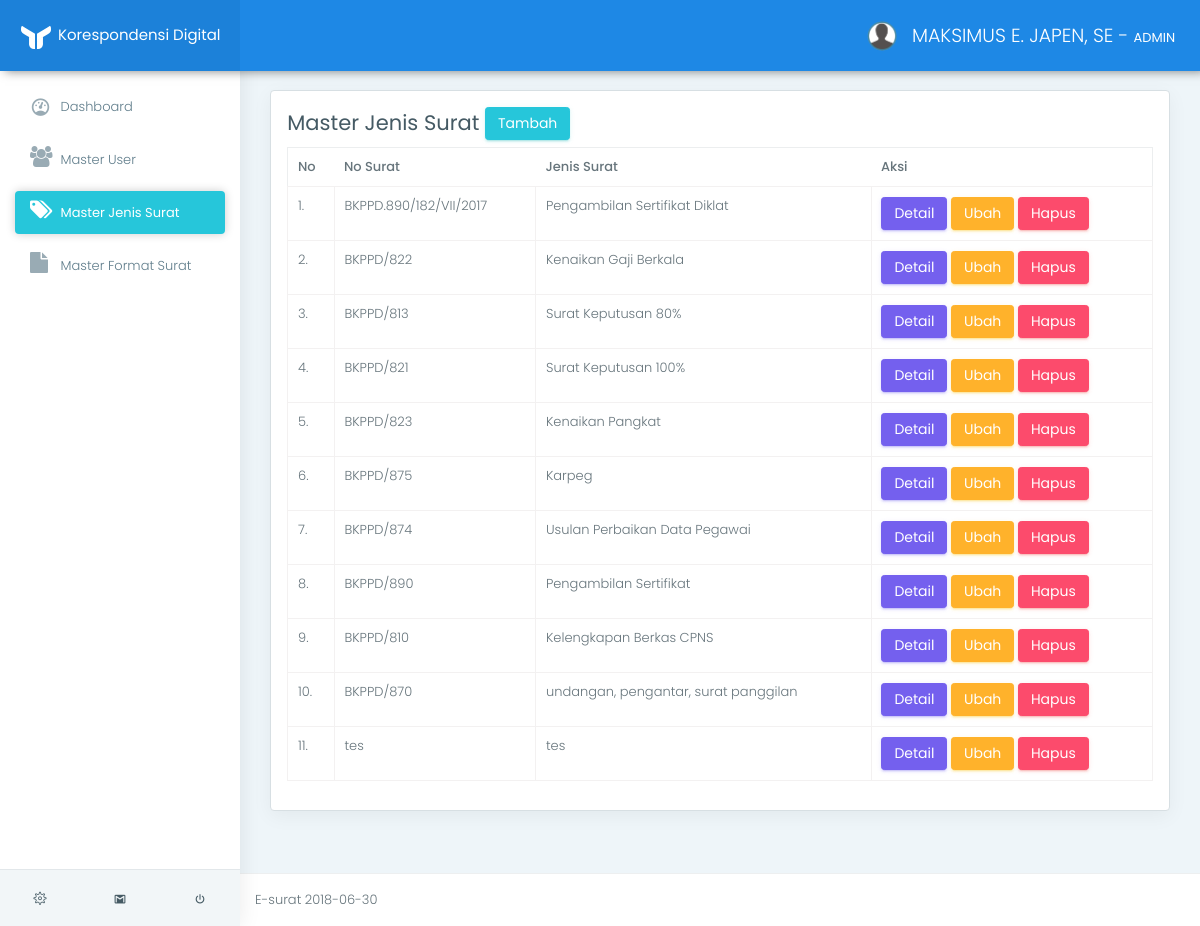
Before: /app/index.php?page=view_jenis_surat (signed in) with the older database file.
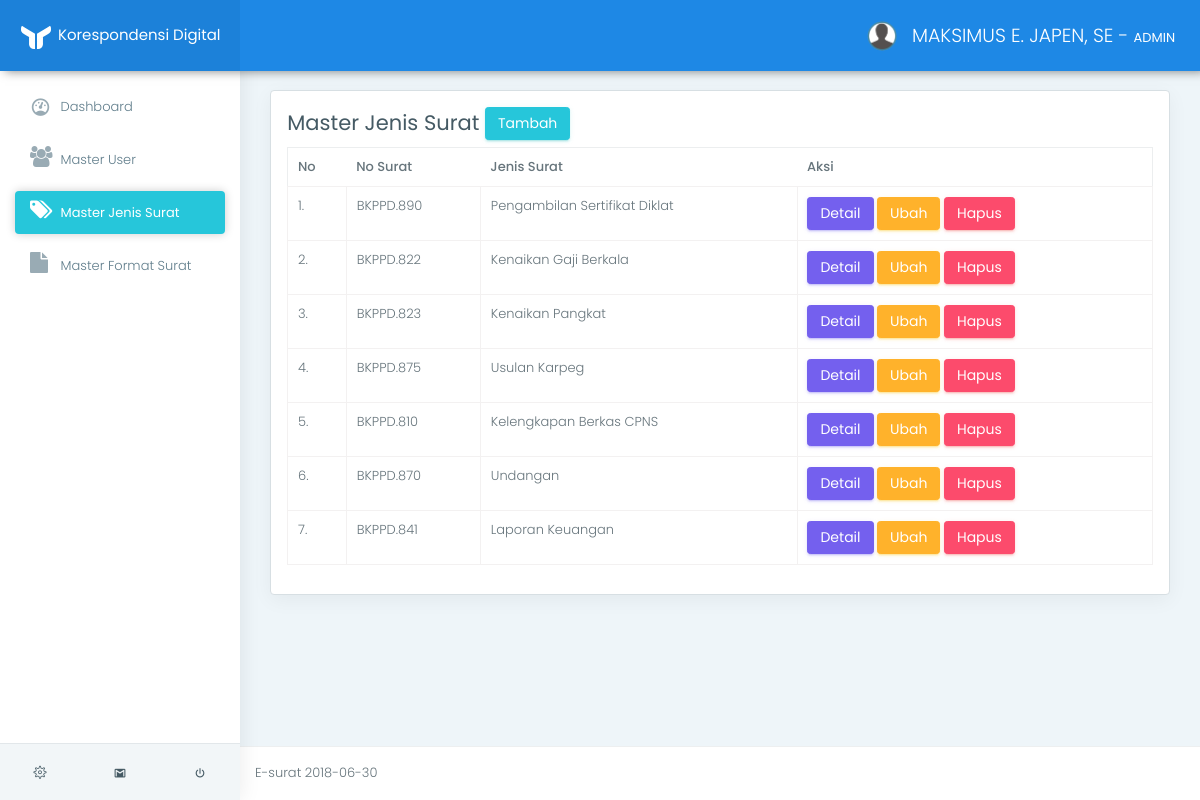
After: the same page with the newer database file.
### tables this page shows
CREATE TABLE `tb_user` (
  `id_user` varchar(11) NOT NULL,
  `nip` varchar(50) NOT NULL,
  `nama` varchar(100) NOT NULL,
  `id_jabatan` int(11) NOT NULL,
  `gambar` varchar(100) NOT NULL
);

CREATE TABLE `tb_jenis_surat` (
  `id_jenis_surat` int(11) NOT NULL,
  `no_surat` varchar(50) NOT NULL,
  `jenis_surat` varchar(50) NOT NULL,
  `isi_surat` text NOT NULL
);

### app/helper/koneksi.php (called while the page is built, shortened)
<?php
class Koneksi {
	private $koneksi;
	function __construct(){
		$this->koneksi = new mysqli("localhost","root","","db_e_surat");
	}
	public function setQuery($sql){
		return $this->koneksi->query($sql);
	}
}
 ?>

### app/helper/auth.php (called while the page is built, shortened)
<?php
include 'crud.php';
class Auth {
	public function isKepalaBadan(){
		return ($_SESSION['sess_user']['sess_status'] == "KEPALA BADAN");
	}
	public function isAdmin(){
		return ($_SESSION['sess_user']['sess_status'] == "ADMIN");
	}
	public function getUser($id_user){
		$sql    = "SELECT * FROM tb_user WHERE id_user = '$id_user'";
		$crud   = new Crud();
		$result = $crud->view($sql);
		return $result[0]['nama'];
	}
}
 ?>

### app/helper/crud.php (called while the page is built, shortened)
<?php
include_once 'koneksi.php';
class Crud {
	function __construct(){
		$this->koneksi = new Koneksi();
	}
	public function view($sql){
		$result = $this->koneksi->setQuery($sql);
		$data = [];
        while ($row = $result->fetch_assoc()) {
            $data[] = $row;
        }
        return $data;
	}
}
 ?>

### app/m_jenis_surat/view.php (the view)
<div class="row">
    <div class="col-lg-12">
        <div class="card">
            <div class="card-block">
                <h3>
                    Master Jenis Surat
                    <a href="index.php?page=add_jenis_surat" class="btn btn-success">Tambah</a>
                </h3>
                <table class="table table-stripped table-bordered" id="data_table">
                    <thead>
                        <tr>
                            <th>No</th>
                            <th>No Surat</th>
                            <th>Jenis Surat</th>
                            <th>Aksi</th>
                        </tr>
                    </thead>
                    <tbody>
                        <?php
                            $crud   = new Crud();
                            $result = $crud->view("SELECT * FROM tb_jenis_surat");
                            $no = 1;
                            foreach ($result as $value):
                        ?>
                        <tr>
                            <td><?= $no++."." ?></td>
                            <td><?= $value['no_surat'] ?></td>
                            <td><?= $value['jenis_surat'] ?></td>
                            <td>
                                <a href="index.php?page=detail&id_jenis_surat=<?= $value['id_jenis_surat'] ?>" class="btn btn-primary">Detail</a>
                                <a href="index.php?page=edit_jenis_surat&id_jenis_surat=<?= $value['id_jenis_surat'] ?>" class="btn btn-warning">Ubah</a>
                                <a href="index.php?page=delete_jenis_surat&id_jenis_surat=<?= $value['id_jenis_surat'] ?>" onClick="return confirm('Data Akan Dihapus !')" class="btn btn-danger">Hapus</a>
                            </td>
                        </tr>
                        <?php endforeach ?>
                    </tbody>
                </table>
            </div>
        </div>
    </div>
</div>

### app/index.php (shortened to what this page needs)
<?php
include "helper/auth.php";
$auth = new Auth();
?>
<!DOCTYPE html>
<html lang="en">
<head>
	<link href="../assets/css/box.css" rel="stylesheet">
	<link href="../assets/plugins/bootstrap/css/bootstrap.min.css" rel="stylesheet">
	<link href="../assets/plugins/c3-master/c3.min.css" rel="stylesheet">
	<link href="../assets/css/style.css" rel="stylesheet">
	<link href="../assets/css/colors/blue.css" id="theme" rel="stylesheet">
	<link rel="stylesheet" href="https://cdn.datatables.net/1.10.16/css/dataTables.bootstrap4.min.css">
	<link rel="stylesheet" href="https://cdn.datatables.net/buttons/1.5.1/css/buttons.dataTables.min.css">
	<link href="https://cdnjs.cloudflare.com/ajax/libs/select2/4.0.6-rc.0/css/select2.min.css" rel="stylesheet" />
</head>
<body class="fix-header fix-sidebar card-no-border">
	<div id="main-wrapper">
		<header class="topbar">
			<nav class="navbar top-navbar navbar-toggleable-sm navbar-light">
				<div class="navbar-header">
					<a class="navbar-brand" href="index.html">
						<b>
							<img src="../assets/images/logo-light-icon.png" alt="homepage" class="light-logo" />
						</b>
						<span>
						 <b style="font-size:15px;color:white">Korespondensi Digital</b>
				</div>
				<div class="navbar-collapse">
					<ul class="navbar-nav mr-auto mt-md-0">
						<li class="nav-item"> <a class="nav-link nav-toggler hidden-md-up text-muted waves-effect waves-dark" href="javascript:void(0)"><i class="mdi mdi-menu"></i></a> </li>
					</ul>
					<ul class="navbar-nav my-lg-0">
						<li class="nav-item dropdown">
							<a class="nav-link dropdown-toggle text-muted waves-effect waves-dark" href="" data-toggle="dropdown" aria-haspopup="true" aria-expanded="false"><img src="../assets/images/user.png" alt="user" class="profile-pic m-r-10" />
								<?= $auth->getUser($_SESSION['sess_user']['sess_id_user'])." - <b>".$_SESSION['sess_user']['sess_status']."</b>" ?>
							</a>
						</li>
					</ul>
				</div>
			</nav>
		</header>
		<aside class="left-sidebar">
			<div class="scroll-sidebar">
				<nav class="sidebar-nav">
					<ul id="sidebarnav">
					<li>
						<a class="waves-effect waves-dark" href="index.php?page=view_dashbord" aria-expanded="false"><i class="mdi mdi-gauge"></i><span class="hide-menu"> Dashboard</span></a>
					</li>
					<?php if($auth->isKepalaBadan()): ?>
						<li>
							<a class="waves-effect waves-darkenvelope-open" href="index.php?page=view_surat_masuk_tu" aria-expanded="false"><i class="fa fa-envelope-open"></i><span class="hide-menu"> Surat Masuk</span></a>
						</li>
						<li>
							<a class="waves-effect waves-dark" href="index.php?page=view_surat_keluar" aria-expanded="false"><i class="fa fa-envelope"></i><span class="hide-menu">Surat Keluar</span></a>
						</li>
					<?php elseif($auth->isAdmin()): ?>
						<li>
							<a class="waves-effect waves-dark" href="index.php?page=view_user" aria-expanded="false"><i class="fa fa-users"></i><span class="hide-menu"> Master User</span></a>
						</li>
						<li>
							<a class="waves-effect waves-dark" href="index.php?page=view_jenis_surat" aria-expanded="false"><i class="fa fa-tags"></i><span class="hide-menu"> Master Jenis Surat</span></a>
						</li>
						<li>
							<a class="waves-effect waves-dark" href="index.php?page=view_format_surat" aria-expanded="false"><i class="fa fa-file"></i><span class="hide-menu"> Master Format Surat</span></a>
						</li>
					<?php endif ?>
					</ul>
				</nav>
			</div>
			<div class="sidebar-footer">
				<a href="" class="link" data-toggle="tooltip" title="Settings"><i class="ti-settings"></i></a>
				<a href="" class="link" data-toggle="tooltip" title="Email"><i class="mdi mdi-gmail"></i></a>
				<a href="../logout.php" class="link" data-toggle="tooltip" title="Logout"><i class="mdi mdi-power"></i></a> </div>
		</aside>
		<div class="page-wrapper">
			<div class="container-fluid"><br>
				<?php
				$page = isset( $_GET['page'])?$_GET['page']:"";
				if($page){
					if($page == "view_dashbord"){
						include "dashbord/view.php";
					}else if($page == "view_user"){
						include "m_pegawai/view.php";
					}else if($page == "add_user"){
						include "m_pegawai/add_form.php";
					}else if($page == "edit"){
						include "m_pegawai/edit_form.php";
					}else if($page == "delete"){
						include "m_pegawai/delete.php";
					}
					else if($page == "view_jenis_surat"){
						include "m_jenis_surat/view.php";
					}else if($page == "add_jenis_surat"){
						include "m_jenis_surat/add_form.php";
					}else if($page == "detail"){
						include "m_jenis_surat/detail.php";
					}else if($page == "edit_jenis_surat"){
						include "m_jenis_surat/edit_form.php";
					}else if($page == "delete_jenis_surat"){
						include "m_jenis_surat/delete.php";
					}
				}else{
					include "dashbord/view.php";
				}
				?>
			</div>
			<footer class="footer"> E-surat <?= date("Y-m-d") ?> </footer>
		</div>
	</div>
</body>
</html>

### assets/css/colors/blue.css (style rules this page uses)
.topbar { background: #1e88e5; }
.topbar .navbar-header { background: rgba(0, 0, 0, 0.05); }
.topbar .top-navbar .navbar-header .navbar-brand .light-logo { display: inline-block; color: rgba(255, 255, 255, 0.8); }
.topbar .navbar-light .navbar-nav .nav-item > a.nav-link { color: #ffffff !important; }
.sidebar-nav { background: #fff; }
.sidebar-nav ul li a { color: #607d8b; }
.sidebar-nav ul li a.active, .sidebar-nav ul li a:hover { color: #26c6da; }
.sidebar-nav ul li a.active { color: #263238; }
.sidebar-nav > ul > li.active > a, .sidebar-nav > ul > li.active:hover > a { color: #ffffff; background: #26c6da; }
.sidebar-nav > ul > li.active > a i, .sidebar-nav > ul > li.active:hover > a i { color: #ffffff; }
.sidebar-nav > ul > li.active > a:after, .sidebar-nav > ul > li.active:hover > a:after { border-color: #ffffff; }
.sidebar-nav > ul > li > a.active i, .sidebar-nav > ul > li > a:hover i { color: #26c6da; }
.sidebar-nav > ul > li > a i { color: #99abb4; }
.sidebar-nav > ul > li > a.active { font-weight: 400; background: #ffffff; color: #1e88e5; }
.card-no-border .sidebar-nav > ul > li > a.active { color: #ffffff; background: #26c6da; }
.card-no-border .sidebar-nav > ul > li > a.active i { color: #ffffff; }
.card-no-border .sidebar-nav > ul > li > a.active:after { border-color: #ffffff; }

### app/index.php (style rules this page uses)
* { font-size: 13px; line-height: 1.428; }

Changed rows visible on the page:
removed tb_jenis_surat: no_surat "BKPPD/813", jenis_surat "Surat Keputusan 80%"
removed tb_jenis_surat: no_surat "BKPPD/821", jenis_surat "Surat Keputusan 100%"
removed tb_jenis_surat: no_surat "BKPPD/874", jenis_surat "Usulan Perbaikan Data Pegawai"
removed tb_jenis_surat: no_surat "BKPPD/890", jenis_surat "Pengambilan Sertifikat"
removed tb_jenis_surat: no_surat "BKPPD/870", jenis_surat "undangan, pengantar, surat panggilan"
removed tb_jenis_surat: no_surat "tes", jenis_surat "tes"
changed tb_jenis_surat "Pengambilan Sertifikat Diklat": no_surat "BKPPD.890/182/VII/2017" → "BKPPD.890"
changed tb_jenis_surat "Kenaikan Gaji Berkala": no_surat "BKPPD/822" → "BKPPD.822"
changed tb_jenis_surat "Kenaikan Pangkat": no_surat "BKPPD/823" → "BKPPD.823"
changed tb_jenis_surat: no_surat "BKPPD/875" → "BKPPD.875"; jenis_surat "Karpeg" → "Usulan Karpeg"
changed tb_jenis_surat "Kelengkapan Berkas CPNS": no_surat "BKPPD/810" → "BKPPD.810"
added tb_jenis_surat: no_surat "BKPPD.870", jenis_surat "Undangan"
added tb_jenis_surat: no_surat "BKPPD.841", jenis_surat "Laporan Keuangan"
